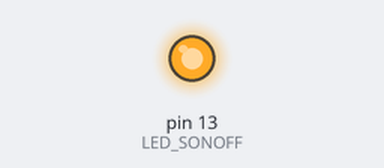
Bench run of a sketch on a simulated Arduino Uno, built with avr-gcc and run on an emulated ATmega328P. Shown: output pins drawn as LEDs (lit = HIGH).

Above: at 0.6 s.
At 2.25 s:
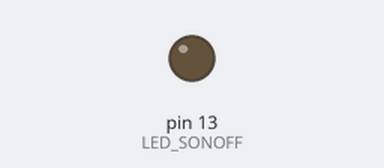
Timing chart, 0 to 3.0 s (numbered marks = the images above):
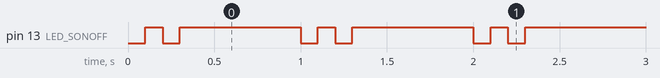

The sketch:

Blink.ino
```cpp
/*
 Blink LED - Sonoff Basic
 */

#include "Arduino.h"
// Pin config
int LED_SONOFF = 13;

void setup() {
	// initialise digital pin LED_SONOFF as an output.
	pinMode(LED_SONOFF, OUTPUT);
}

void b(int BLINK_DURATION) {
	digitalWrite(LED_SONOFF, LOW); // LOW will turn on the LED
	delay(BLINK_DURATION);
	digitalWrite(LED_SONOFF, HIGH); // HIGH will turn off the LED
	delay(BLINK_DURATION);

}

void loop() {
	b(100);
	b(100);
	delay(600);
}
```

Measured:
- by itself, pin 13 (LED_SONOFF): repeats every 1.0 s: LOW 0.10 s, HIGH 0.70 s, LOW 0.10 s, HIGH 0.10 s
- by itself, everything shown: repeats every 1.0 s, in 4 steps
